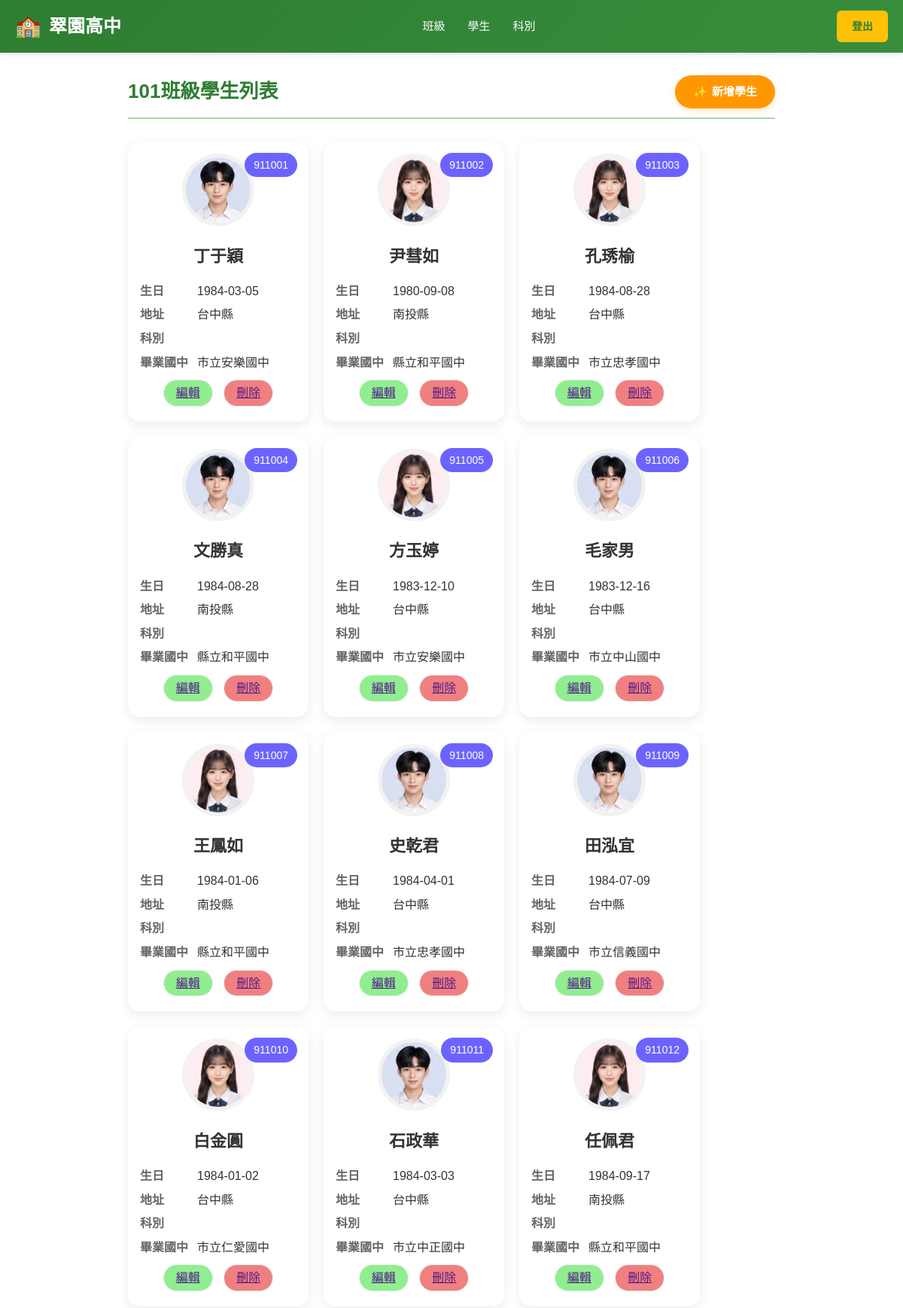
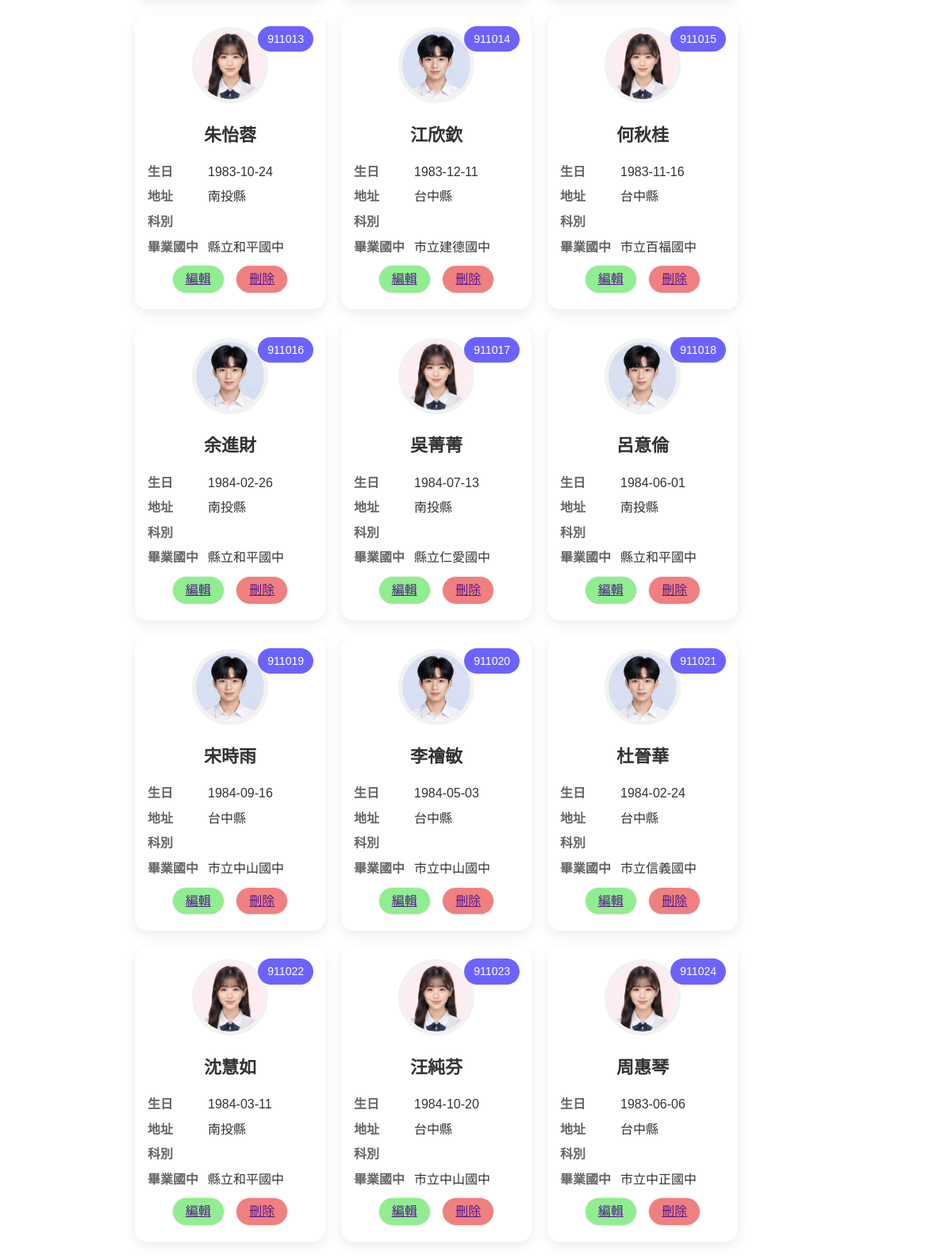
Page /115-PHP/school/admin.php?inc=class_students&code=101 (upper part) on the committed database (2 pictures, top to bottom).
### tables this page shows
CREATE TABLE `students` (
  `id` int(10) UNSIGNED NOT NULL,
  `school_num` int(6) DEFAULT NULL COMMENT '學號',
  `name` varchar(8) DEFAULT NULL COMMENT '姓名',
  `birthday` date DEFAULT NULL COMMENT '出生年月日',
  `uni_id` varchar(10) DEFAULT NULL COMMENT '身分證號碼',
  `addr` varchar(32) DEFAULT NULL COMMENT '住址',
  `parents` varchar(8) DEFAULT NULL COMMENT '家長',
  `tel` varchar(16) DEFAULT NULL COMMENT '電話',
  `dept` varchar(8) DEFAULT NULL COMMENT '科別',
  `graduate_at` varchar(16) DEFAULT NULL COMMENT '畢業國中',
  `status_code` varchar(4) DEFAULT NULL
);

CREATE TABLE `graduate_school` (
  `id` int(10) UNSIGNED NOT NULL,
  `county` varchar(8) NOT NULL,
  `name` varchar(64) NOT NULL
);

### 115-PHP/school/include/class_students.php (the view, shortened to what this page needs)
<div class="list-header">
    <h2><?= htmlspecialchars($_GET['code']); ?>班級學生列表</h2>
    <a href="?inc=add_student&code=<?= htmlspecialchars($_GET['code']); ?>" class='add-btn'>
        <span>✨</span> 新增學生
    </a>
</div>
<?php
include "db_conn.php";
$sql=
    "SELECT `students`.`school_num`,
             `students`.`name`,
             `dept`.`name` AS 'dept_name',
             `addr`,
             `dept`,
             `uni_id`,
             --`graduate_at`,
             `graduate_school`.`name` AS `graduate_school`,
             `birthday`
    FROM    `class_student`,
             `students` ,
             `dept`,
             `graduate_school`
    WHERE `class_student`.`class_code`='{$_GET['code']}'
    AND  `class_student`.`school_num` = `students`.`school_num`
    AND  `dept`.`id` = `students`.`dept`
    AND  `graduate_school`.`id` = `students`.`graduate_at`";
$students=$pdo->query($sql)->fetchAll();
echo "<div class='student-list'>";
foreach($students as $student):?>
    <div class="student-card">
        <div class="student-id">
            <?= $student['school_num']; ?>
        </div>
        <div class="student-photo">
            <?php if(isset($student['header'])):;?>
            <img src="img/<?= $student['header']; ?>">
            <?php else :;?>
            <img src="img/<?= (mb_substr($student['uni_id'],1,1)==1)?'header_default_boy.jpg':'header_default_girl.jpg'; ?>">
            <?php endif;?>
        </div>
        <div class="student-name">
            <?= $student['name'] ?>
        </div>
        <div class="student-info">
            <div class="info-row">
                <span class="label">生日</span>
                <span class="value"><?= $student['birthday']; ?></span>
            </div>
            <div class="info-row">
                <span class="label">地址</span>
                <span class="value"><?= mb_substr($student['addr'],0,3); ?></span>
            </div>
            <div class="info-row">
                <span class="label">科別</span>
                <span class="value"><?php $student['dept']; ?></span>
            </div>
            <div class="info-row">
                <span class="label">畢業國中</span>
                <span class="value"><?= $student['graduate_school']; ?></span>
            </div>
            <div class="btn-row">
                <a class="edit-btn" href="">編輯</a>
                <a class="del-btn" href="">刪除</a>
            </div>
        </div>
    </div>
    <?php endforeach;?>
</div>

### 115-PHP/school/admin.php (style rules this page uses)
* { margin: 0; padding: 0; box-sizing: border-box; }
body { font-family: 'Arial', 'Microsoft YaHei', sans-serif; line-height: 1.6; color: #333; }

### 115-PHP/school/include/class_students.php (style rules this page uses)
.student-list { display:flex; flex-wrap:wrap; gap:20px; }
.student-card { width:240px; background:#ffffff; border-radius:16px; padding:16px; box-shadow:0 5px 15px rgba(0,0,0,0.08); position:relative; transition:0.3s; }
.student-id { position:absolute; top:15px; right:15px; background:#6c63ff; color:white; padding:5px 12px; border-radius:30px; font-size:14px; }
.student-photo { text-align:center; margin-bottom:15px; }
.student-photo img { width:96px; height:96px; border-radius:50%; object-fit:cover; border:5px solid #f2f2f2; }
.student-name { text-align:center; font-size:22px; font-weight:bold; margin-bottom:16px; }
.student-info { display:flex; flex-direction:column; gap:6px; }
.info-row { display:flex; }
.label { width:76px; color:#666; font-weight:bold; }
.value { flex:1; color:#333; }
.btn-row { display:flex; justify-content: space-evenly; padding:4px 16px; }
a.edit-btn { padding: 4px 16px; border: 1px solid #eee; border-radius: 20px; background: lightgreen; }
a.del-btn { padding: 4px 16px; border: 1px solid #eee; border-radius: 20px; background: lightcoral; }
.list-header { display: flex; justify-content: space-between; align-items: center; margin-bottom: 30px; padding-bottom: 12px; border-bottom: 2px solid #a5d6a7; }
.list-header h2 { color: #2e7d32; margin: 0; font-size: 26px; }
.add-btn { padding: 10px 24px; background-color: #ff9800; color: white; text-decoration: none; border: none; border-radius: 24px; font-size: 15px; font-weight: bold; cursor: pointer; transition: all 0.3s ease; box-shadow: 0 4px 10px rgba(255, 152, 0, 0.2); display: inline-flex; align-items: center; gap: 6px; }

### rows in the picture
students: school_num "911001", name "丁于穎", birthday "1984-03-05", addr "台中縣", graduate_school.name "市立安樂國中"
students: school_num "911002", name "尹彗如", birthday "1980-09-08", addr "南投縣", graduate_school.name "縣立和平國中"
students: school_num "911003", name "孔琇榆", birthday "1984-08-28", addr "台中縣", graduate_school.name "市立忠孝國中"
students: school_num "911004", name "文勝真", birthday "1984-08-28", addr "南投縣", graduate_school.name "縣立和平國中"
students: school_num "911005", name "方玉婷", birthday "1983-12-10", addr "台中縣", graduate_school.name "市立安樂國中"
students: school_num "911006", name "毛家男", birthday "1983-12-16", addr "台中縣", graduate_school.name "市立中山國中"
students: school_num "911007", name "王鳳如", birthday "1984-01-06", addr "南投縣", graduate_school.name "縣立和平國中"
students: school_num "911008", name "史乾君", birthday "1984-04-01", addr "台中縣", graduate_school.name "市立忠孝國中"
students: school_num "911009", name "田泓宜", birthday "1984-07-09", addr "台中縣", graduate_school.name "市立信義國中"
students: school_num "911010", name "白金圓", birthday "1984-01-02", addr "台中縣", graduate_school.name "市立仁愛國中"
students: school_num "911011", name "石政華", birthday "1984-03-03", addr "台中縣", graduate_school.name "市立中正國中"
students: school_num "911012", name "任佩君", birthday "1984-09-17", addr "南投縣", graduate_school.name "縣立和平國中"
students: school_num "911013", name "朱怡蓉", birthday "1983-10-24", addr "南投縣", graduate_school.name "縣立和平國中"
students: school_num "911014", name "江欣欽", birthday "1983-12-11", addr "台中縣", graduate_school.name "市立建德國中"
students: school_num "911015", name "何秋桂", birthday "1983-11-16", addr "台中縣", graduate_school.name "市立百福國中"
students: school_num "911016", name "余進財", birthday "1984-02-26", addr "南投縣", graduate_school.name "縣立和平國中"
students: school_num "911017", name "吳菁菁", birthday "1984-07-13", addr "南投縣", graduate_school.name "縣立仁愛國中"
students: school_num "911018", name "呂意倫", birthday "1984-06-01", addr "南投縣", graduate_school.name "縣立和平國中"
students: school_num "911019", name "宋時雨", birthday "1984-09-16", addr "台中縣", graduate_school.name "市立中山國中"
students: school_num "911020", name "李禬敏", birthday "1984-05-03", addr "台中縣", graduate_school.name "市立中山國中"
students: school_num "911021", name "杜晉華", birthday "1984-02-24", addr "台中縣", graduate_school.name "市立信義國中"
students: school_num "911022", name "沈慧如", birthday "1984-03-11", addr "南投縣", graduate_school.name "縣立和平國中"
students: school_num "911023", name "汪純芬", birthday "1984-10-20", addr "台中縣", graduate_school.name "市立中山國中"
students: school_num "911024", name "周惠琴", birthday "1983-06-06", addr "台中縣", graduate_school.name "市立中正國中"

### other values in the picture
$_GET['code'] "101"
